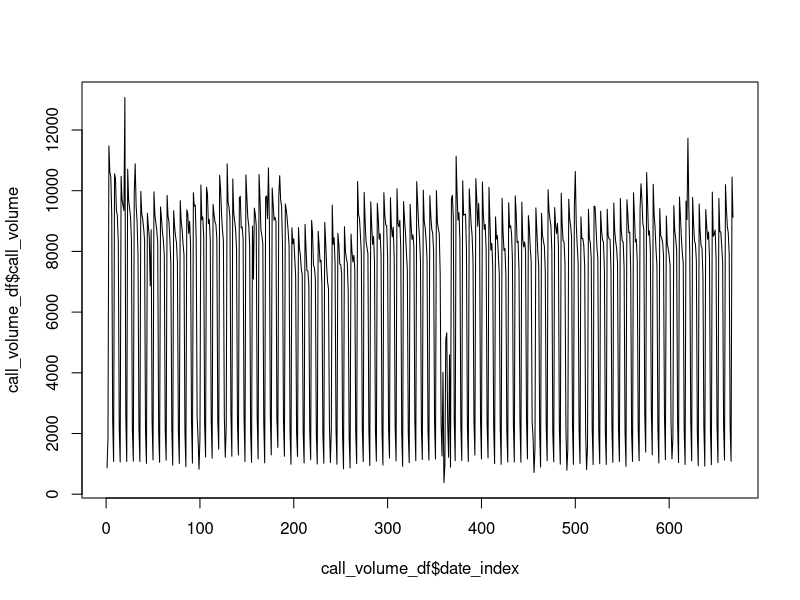
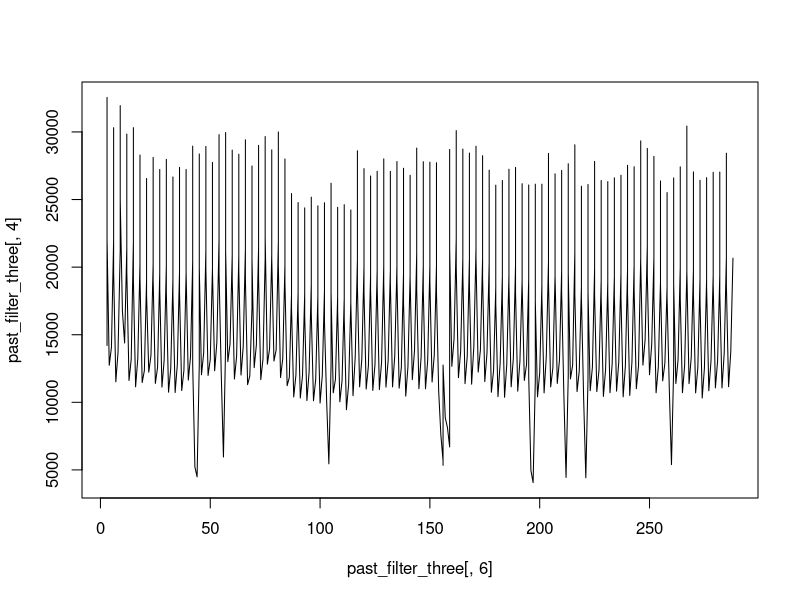
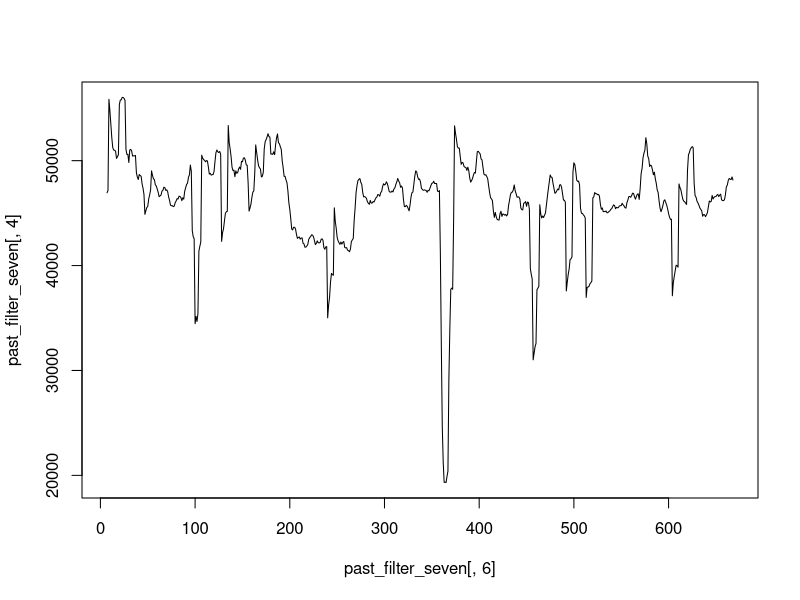
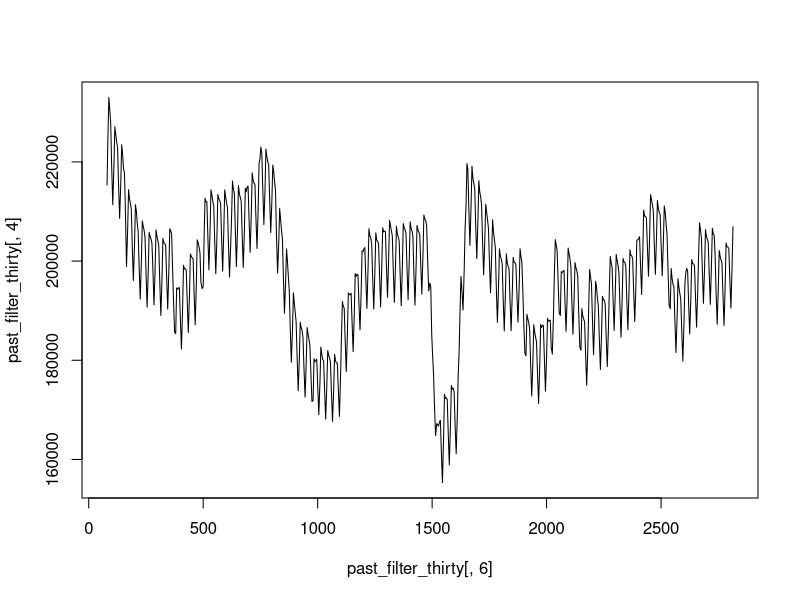
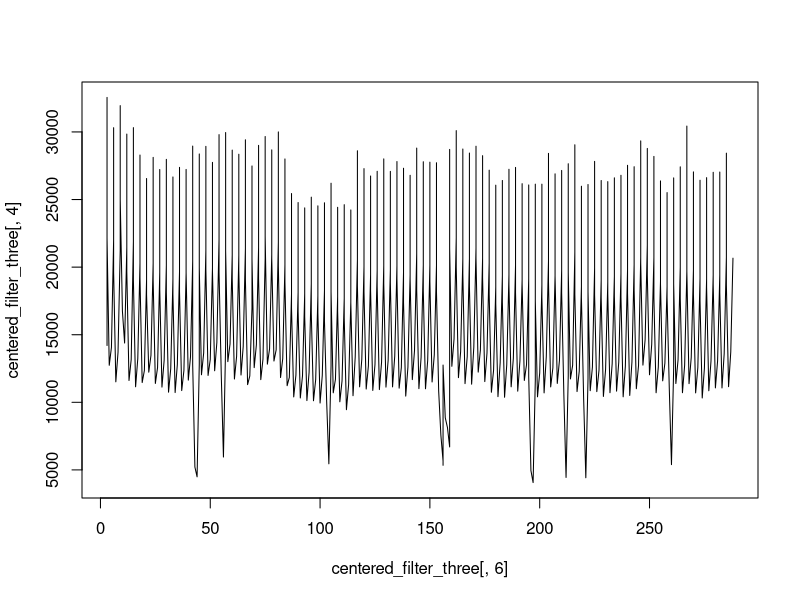
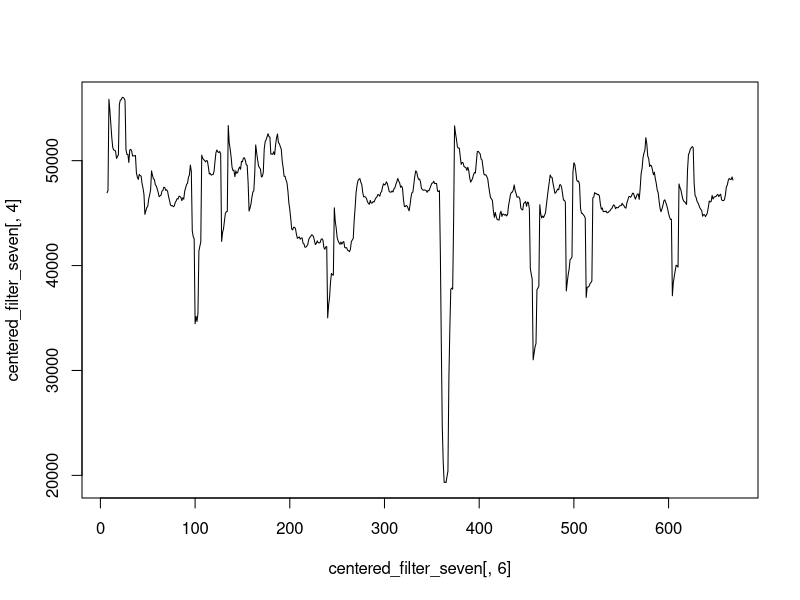
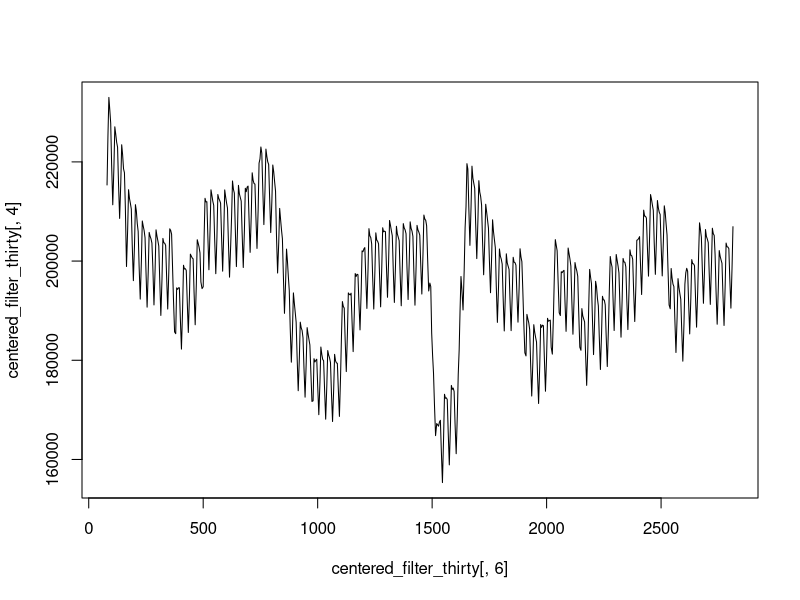

Write R code to recreate these figures, in order. (Note: this script raises an error after producing the figures.)
## ---- chunk 1
knitr::opts_chunk$set(echo = TRUE)
## ---- chunk 2
call_volume_df <- read.csv("../call_volume_daily_timeseries.csv") 
## ---- chunk 3
#a
head(call_volume_df, 14)
summary(call_volume_df)

#b type = "l"
plot(x = call_volume_df$date_index, y = call_volume_df$call_volume, "l")

#c
# aa börse am wochenenden geschlossen ist, entsteht ein regelmäßiges tief alle sieben tage
## ---- chunk 4
#e
past_filter_three <- filter(call_volume_df, rep(1, 3), sides = 1)
past_filter_seven <- filter(call_volume_df, rep(1 ,7), sides = 1)
past_filter_thirty <- filter(call_volume_df, rep(1 ,30), sides = 1)

plot(past_filter_three[,6], past_filter_three[,4], type = "l")
plot(past_filter_seven[,6], past_filter_seven[,4], type = "l")
plot(past_filter_thirty[,6], past_filter_thirty[,4], type = "l")


centered_filter_three <- filter(call_volume_df, rep(1, 3), sides = 2)
centered_filter_seven <- filter(call_volume_df, rep(1 ,7), sides = 2)
centered_filter_thirty <- filter(call_volume_df, rep(1, 30), sides = 2)



plot(centered_filter_three[,6], centered_filter_three[,4], type = "l")
plot(centered_filter_seven[,6], centered_filter_seven[,4], type = "l")
plot(centered_filter_thirty[,6], centered_filter_thirty[,4], type = "l")

# 
## ---- chunk 5
#b
plot(weekly_call_volume_df$week_index, weekly_call_volume_df$weekly_call_volume, "l")

#c
weekly_call_volume_df$weekly_call_volume[52]
weekly_call_volume_df$weekly_call_volume[96]
# sind beides wochen um die Weihnachtsfeiertage und Neujahr herum, also letzte Kalenderwoche des Jahres

#d
glattung_zero <- loess(week_index ~ weekly_call_volume, weekly_call_volume_df, span = 0.1)
plot(seq(1, glattung_zero$n ,1), glattung_zero$fitted, "l")

glattung_pfive <- loess(week_index ~ weekly_call_volume, weekly_call_volume_df, span = 0.5)
plot(seq(1, glattung_pfive$n ,1), glattung_pfive$fitted, "l")

glattung_one <- loess(week_index ~ weekly_call_volume, weekly_call_volume_df, span = 1)
plot(seq(1, glattung_one$n ,1), glattung_one$fitted, "l")
